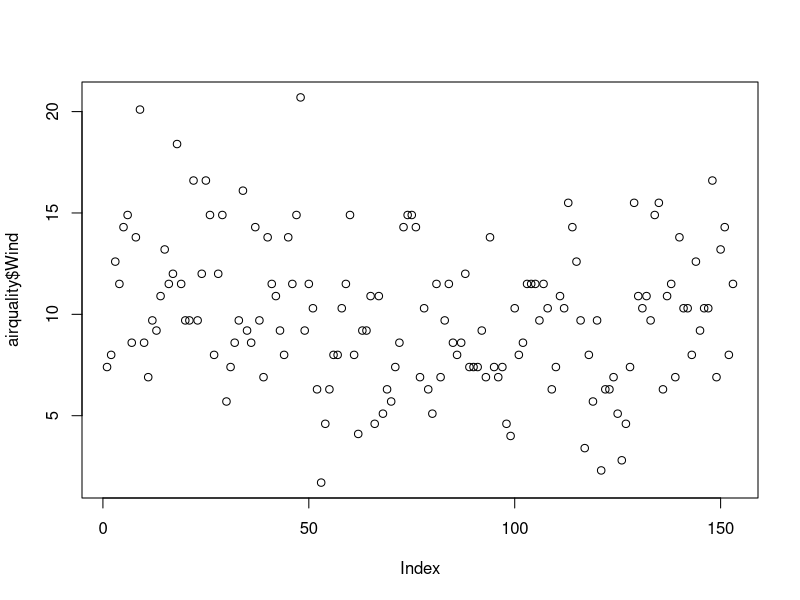
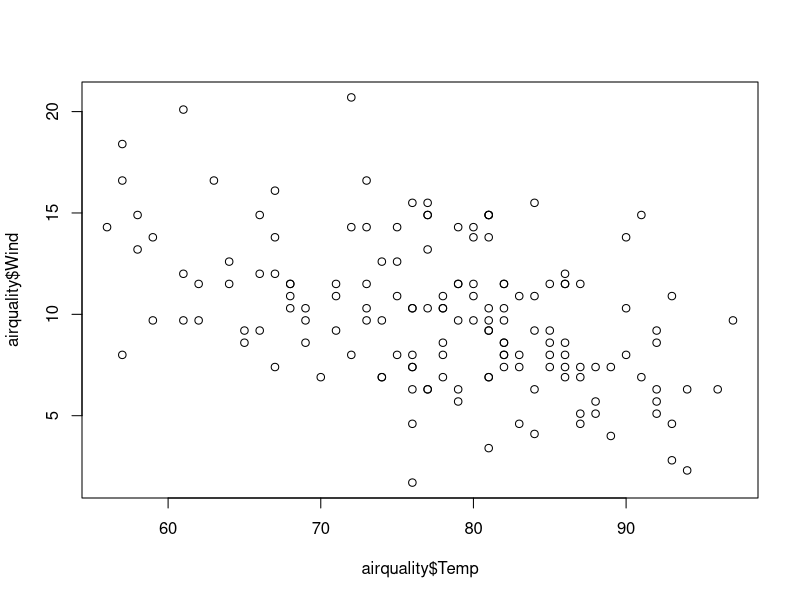
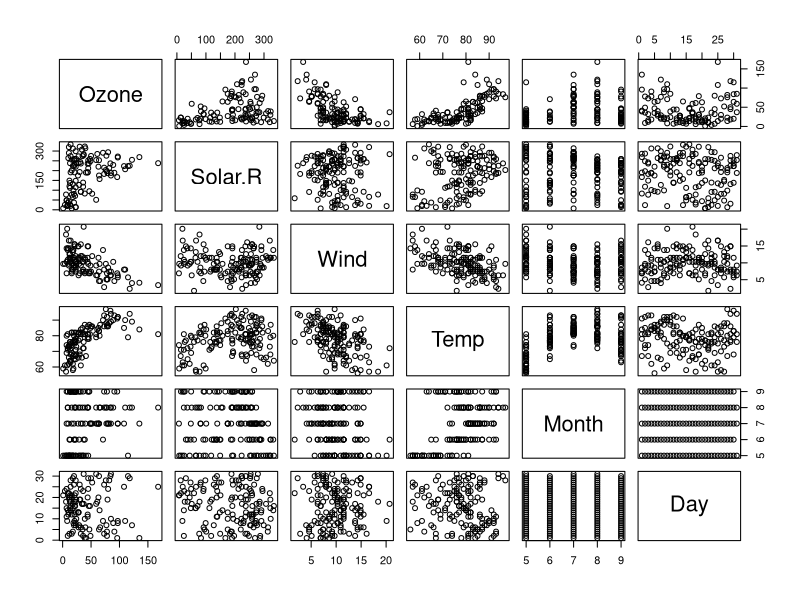
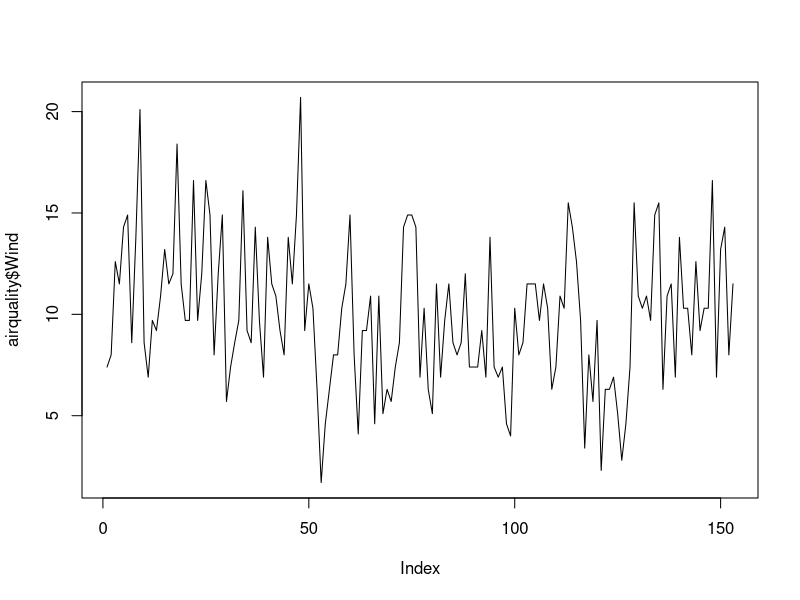
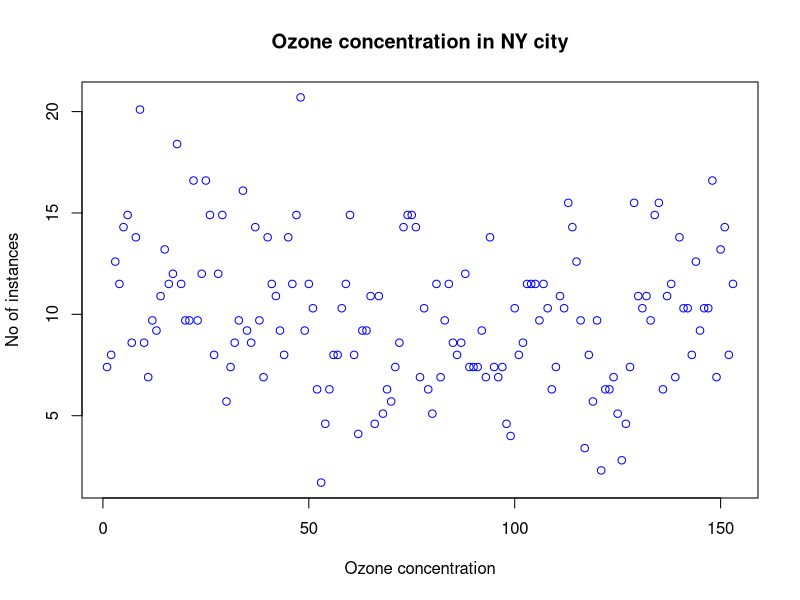
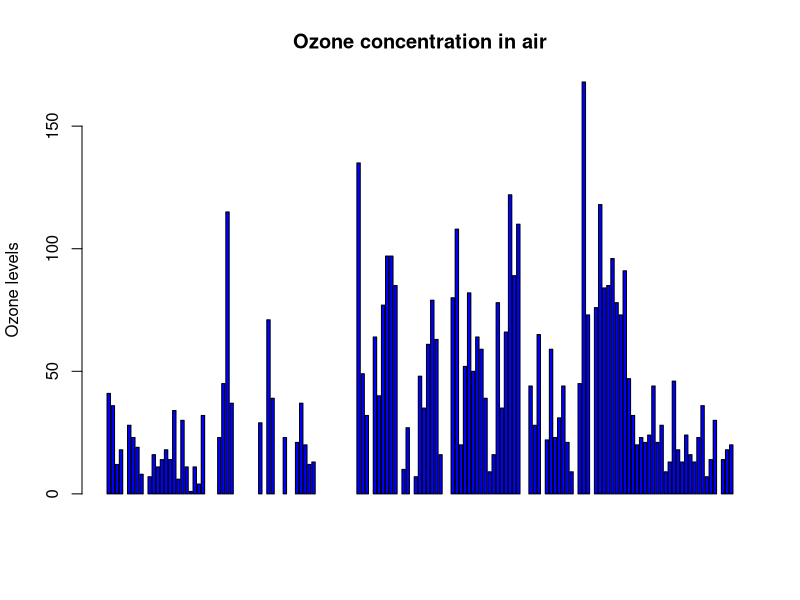
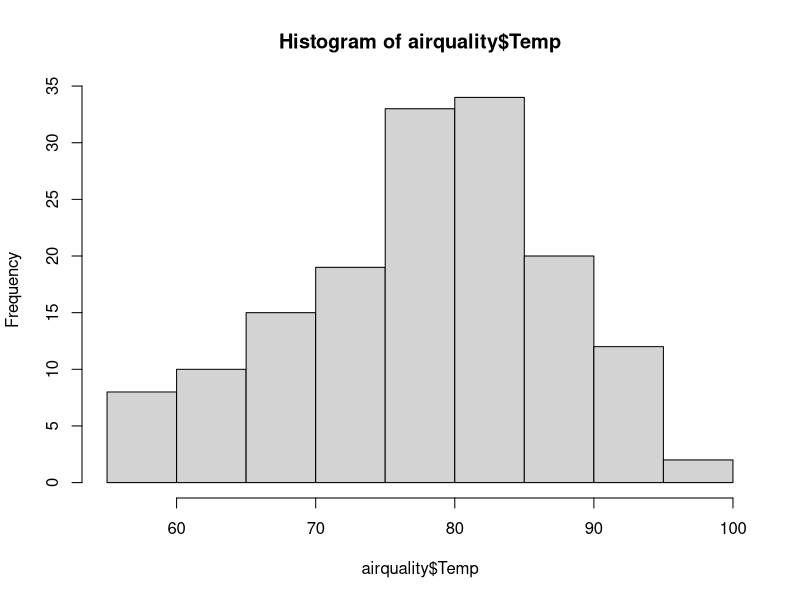
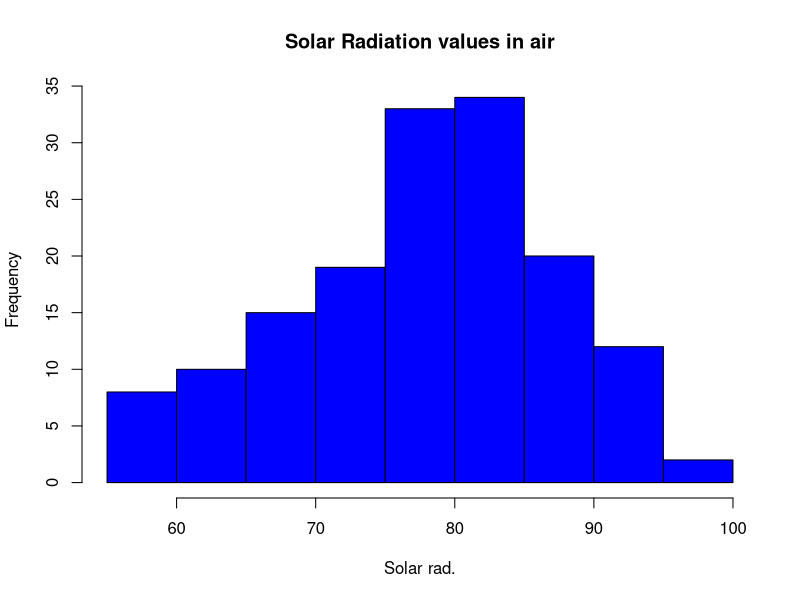

The R script that drew these images, in order:
##airquality
airquality<-datasets::airquality
 
##top 10 and last 10 rows

head(airquality,10)
tail(airquality,5)

airquality[,c(1,2)]

df<-airquality[,-6]

summary(airquality[,1])

 

summary(airquality$Wind)
 

###Summary of the data

summary(airquality$Wind)

summary(airquality$Temp)

summary(airquality$Ozone)

summary(airquality)

#####graph

plot(airquality$Wind)

plot(airquality$Temp,airquality$Wind,type="p")

plot(airquality)

plot(airquality$Wind,type ="l")

plot(airquality$Wind,xlab='Ozone concentration',
     ylab='No of instances',main='Ozone concentration in NY city',col='blue')

#Horizontal bar plot

barplot(airquality$Ozone,main='Ozone concentration in air',ylab='Ozone levels',col='blue', horiz=F,axes =T)

##Histogram

hist(airquality$Temp)

hist(airquality$Temp,main='Solar Radiation values in air',xlab='Solar rad.',col='blue')

par(mfrow=c(3,3),mar=c(2,5,2,1),  las=0, bty="o")

plot(airquality$Ozone)
plot(airquality$Ozone,airquality$Wind,type="l")
plot(airquality$Ozone,type="l")
plot(airquality$Ozone)
hist(airquality$Solar.R)

boxplot(airquality$Solar.R)
